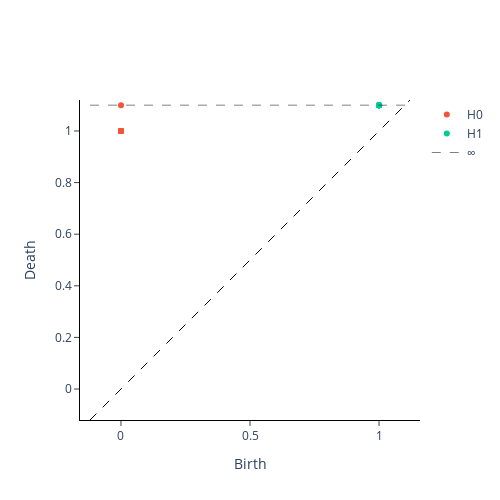

This figure's notebook cell:
### Markdown cell above
## Persistent Homology

### Code cell
persistence_diagram(M1);

### Figure 1 — Plotly figure (JSON) as saved in the notebook; plotly's stock layout.template omitted (floating-point values rounded to 4 significant figures)
{"data": [{"hoverinfo": "none", "line": {"color": "black", "dash": "dash", "width": 1}, "mode": "lines", "showlegend": false, "type": "scatter", "x": [-0.12, 1.12], "y": [-0.12, 1.12]}, {"hoverinfo": "text", "hovertext": ["(0.0, 1.0), multiplicity: 18", "(0.0, 1.0), multiplicity: 18", "(0.0, 1.0), multiplicity: 18", "(0.0, 1.0), multiplicity: 18", "(0.0, 1.0), multiplicity: 18", "(0.0, 1.0), multiplicity: 18", "(0.0, 1.0), multiplicity: 18", "(0.0, 1.0), multiplicity: 18", "(0.0, 1.0), multiplicity: 18", "(0.0, 1.0), multiplicity: 18", "(0.0, 1.0), multiplicity: 18", "(0.0, 1.0), multiplicity: 18", "(0.0, 1.0), multiplicity: 18", "(0.0, 1.0), multiplicity: 18", "(0.0, 1.0), multiplicity: 18", "(0.0, 1.0), multiplicity: 18", "(0.0, 1.0), multiplicity: 18", "(0.0, 1.0), multiplicity: 18", "(0.0, inf)"], "mode": "markers", "name": "H0", "type": "scatter", "x": [0, 0, 0, 0, 0, 0, 0, 0, 0, 0, 0, 0, 0, 0, 0, 0, 0, 0, 0], "y": [1, 1, 1, 1, 1, 1, 1, 1, 1, 1, 1, 1, 1, 1, 1, 1, 1, 1, 1.1]}, {"hoverinfo": "text", "hovertext": ["(1.0, inf), multiplicity: 17", "(1.0, inf), multiplicity: 17", "(1.0, inf), multiplicity: 17", "(1.0, inf), multiplicity: 17", "(1.0, inf), multiplicity: 17", "(1.0, inf), multiplicity: 17", "(1.0, inf), multiplicity: 17", "(1.0, inf), multiplicity: 17", "(1.0, inf), multiplicity: 17", "(1.0, inf), multiplicity: 17", "(1.0, inf), multiplicity: 17", "(1.0, inf), multiplicity: 17", "(1.0, inf), multiplicity: 17", "(1.0, inf), multiplicity: 17", "(1.0, inf), multiplicity: 17", "(1.0, inf), multiplicity: 17", "(1.0, inf), multiplicity: 17"], "mode": "markers", "name": "H1", "type": "scatter", "x": [1, 1, 1, 1, 1, 1, 1, 1, 1, 1, 1, 1, 1, 1, 1, 1, 1], "y": [1.1, 1.1, 1.1, 1.1, 1.1, 1.1, 1.1, 1.1, 1.1, 1.1, 1.1, 1.1, 1.1, 1.1, 1.1, 1.1, 1.1]}, {"hoverinfo": "text", "hovertext": [], "mode": "markers", "name": "H2", "type": "scatter", "x": [], "y": []}, {"hoverinfo": "none", "line": {"color": "black", "dash": "dash", "width": 0.5}, "mode": "lines", "name": "∞", "showlegend": true, "type": "scatter", "x": [-0.12, 1.12], "y": [1.1, 1.1]}], "layout": {"height": 500, "plot_bgcolor": "white", "width": 500, "xaxis": {"autorange": false, "exponentformat": "e", "linecolor": "black", "linewidth": 1, "mirror": false, "range": [-0.12, 1.12], "showexponent": "all", "showline": true, "side": "bottom", "ticks": "outside", "title": {"text": "Birth"}, "type": "linear", "zeroline": true}, "yaxis": {"autorange": false, "exponentformat": "e", "linecolor": "black", "linewidth": 1, "mirror": false, "range": [-0.12, 1.12], "scaleanchor": "x", "scaleratio": 1, "showexponent": "all", "showline": true, "side": "left", "ticks": "outside", "title": {"text": "Death"}, "type": "linear", "zeroline": true}}}
